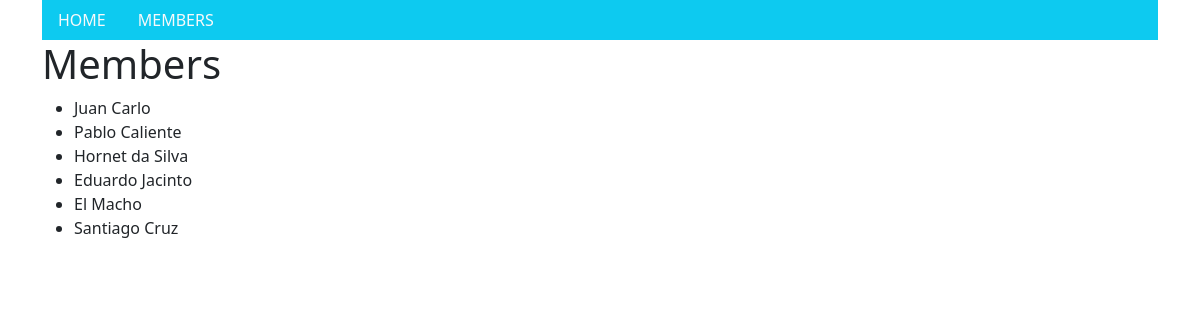
The page /members/ on the database its author committed.
### members/models.py (models this page shows, shortened)
class Member(models.Model):
    firstname = models.CharField(max_length=255)
    lastname = models.CharField(max_length=255)
    phone = models.IntegerField(null=True)
    joined_date = models.DateField(null=True)
    slug = models.SlugField(default="", null=False)

### members/views.py (the view)
# urls.py: path('members/', views.members, name='members'),
def members(request):
    mymembers = Member.objects.all().values()
    template = loader.get_template('all_members.html')
    context = {
        'mymembers': mymembers,
    }
    return HttpResponse(template.render(context, request))

### members/templates/all_members.html (shortened to what this page needs)
{% extends "master.html" %}
{% block content %}
    <h1>Members</h1>
    <ul>
        {% for x in mymembers %}
            <li onclick="window.location = 'details/{{ x.slug }}'">{{ x.firstname }} {{ x.lastname }}</li>
        {% endfor %}
    </ul>
{% endblock %}

### rows shown on the page
Member: firstname "Juan", lastname "Carlo"
Member: firstname "Pablo", lastname "Caliente"
Member: firstname "Hornet", lastname "da Silva"
Member: firstname "Eduardo", lastname "Jacinto"
Member: firstname "El", lastname "Macho"
Member: firstname "Santiago", lastname "Cruz"
